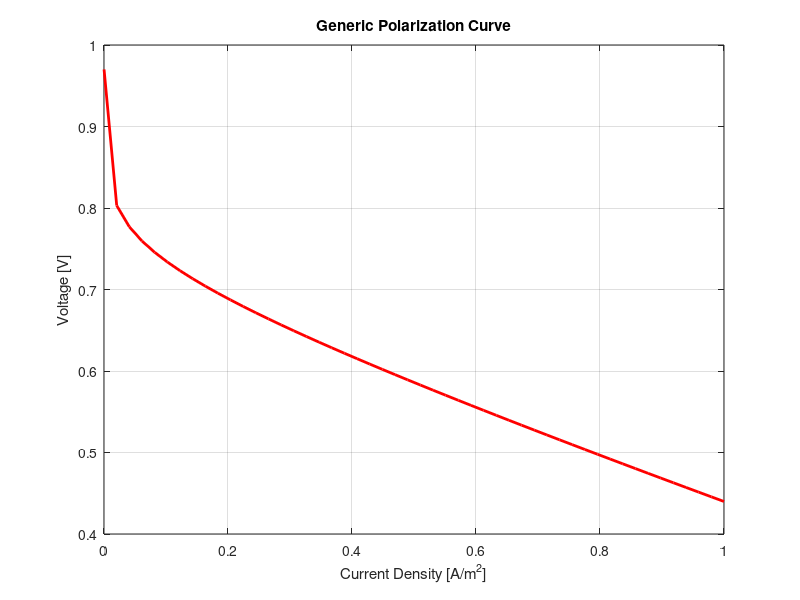
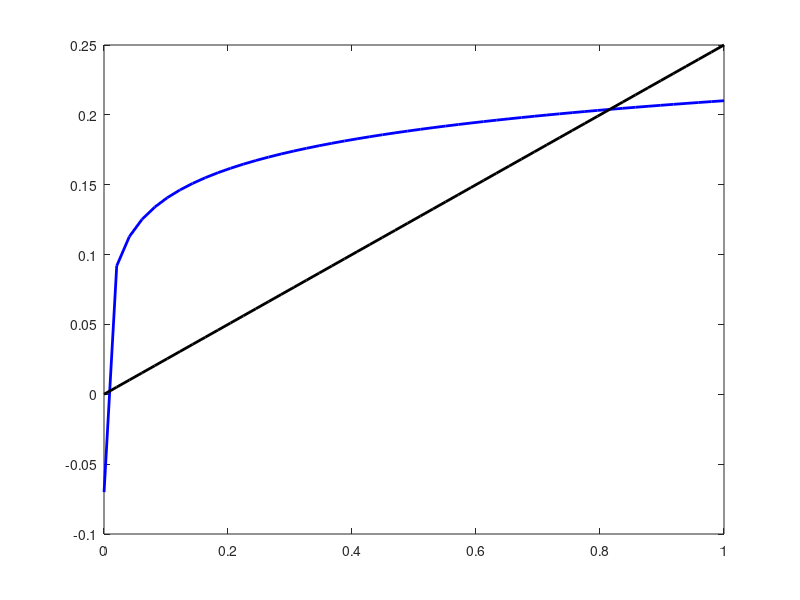

Source code (MATLAB) for these figures, in order: (Note: this script raises an error after producing the figures.)
% Create a polarization curve for electromechanical components

% Define constants
R = 8.314; % Universal gas constant [J/molK^-1]
F = 96485 % Faraday constant [C/mol]
n = 2; % Number of electrons
alpha = 0.5; % Change transfer coefficient

% Operating conditions
T = 353; % Operating Temperature [K]
T_ref = 288; % Reference Temperature [K]

% Electromechanical parameters
J0 = 1e-3; % Exchange current density [Am^2]
R_area = 0.25; % Area-specific density [Ohm*m^2]
k_th = 1e-3; % Thermal loss coefficient [V/K]


% Define current density [A/m^2]
J = linspace(1e-4, 1, 50); 

% Define open circuit voltage [V]
V_oc = 0.9; 

% Calculate Activation Overpotential with Butler-Volmer [V]
eta_act = (R*T)/(alpha*n*F) .*log(J./J0);

% Calculate Ohmic Overpotential (Area-specific resistance) [V]
eta_ohm = R_area * J;

% Calculate Thermodynamic Losses (Entropy related) [V]
eta_th = k_th * (T - T_ref); 

% Calculate total cell voltage [V]
V = V_oc - eta_act - eta_ohm; 

% Plot the polarizaion curve
figure; 
plot(J, V, 'r','LineWidth',2); 
grid on; 

xlabel('Current Density [A/m^2]'); 
ylabel('Voltage [V]'); 
title('Generic Polarization Curve'); 

% Plot individual losses
figure; 
plot(J, eta_act, 'b', 'LineWidth', 2); hold on; 
plot(J, eta_ohm, 'k', 'LineWidth', 2); 
yline(eta_th, '--r', 'LineWidth', 2); 
grid on; 

xlabel('Current Density [A/m^2]'); 
ylabel('Voltage Loss [V]'); 
legend('Activation Loss','Ohmic Loss','Thermal Loss'); 
title('Voltage Loss Components'); 
